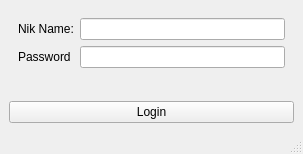
<?xml version="1.0" encoding="UTF-8"?>
<ui version="4.0">
 <class>login_window</class>
 <widget class="QMainWindow" name="login_window">
  <property name="geometry">
   <rect>
    <x>0</x>
    <y>0</y>
    <width>303</width>
    <height>154</height>
   </rect>
  </property>
  <property name="windowTitle">
   <string>User Login</string>
  </property>
  <widget class="QWidget" name="centralwidget">
   <layout class="QVBoxLayout" name="verticalLayout">
    <item>
     <widget class="QFrame" name="frame">
      <property name="frameShape">
       <enum>QFrame::NoFrame</enum>
      </property>
      <property name="frameShadow">
       <enum>QFrame::Raised</enum>
      </property>
      <layout class="QFormLayout" name="formLayout">
       <item row="0" column="0">
        <widget class="QLabel" name="label">
         <property name="text">
          <string>Nik Name:</string>
         </property>
        </widget>
       </item>
       <item row="0" column="1">
        <widget class="QLineEdit" name="login_nik_name_field"/>
       </item>
       <item row="1" column="0">
        <widget class="QLabel" name="label_2">
         <property name="text">
          <string>Password</string>
         </property>
        </widget>
       </item>
       <item row="1" column="1">
        <widget class="QLineEdit" name="login_password_field">
         <property name="echoMode">
          <enum>QLineEdit::Password</enum>
         </property>
        </widget>
       </item>
      </layout>
     </widget>
    </item>
    <item>
     <widget class="QPushButton" name="login_button">
      <property name="text">
       <string>Login</string>
      </property>
     </widget>
    </item>
   </layout>
  </widget>
  <widget class="QMenuBar" name="menubar">
   <property name="geometry">
    <rect>
     <x>0</x>
     <y>0</y>
     <width>303</width>
     <height>21</height>
    </rect>
   </property>
  </widget>
  <widget class="QStatusBar" name="statusbar"/>
 </widget>
 <resources/>
 <connections/>
</ui>
